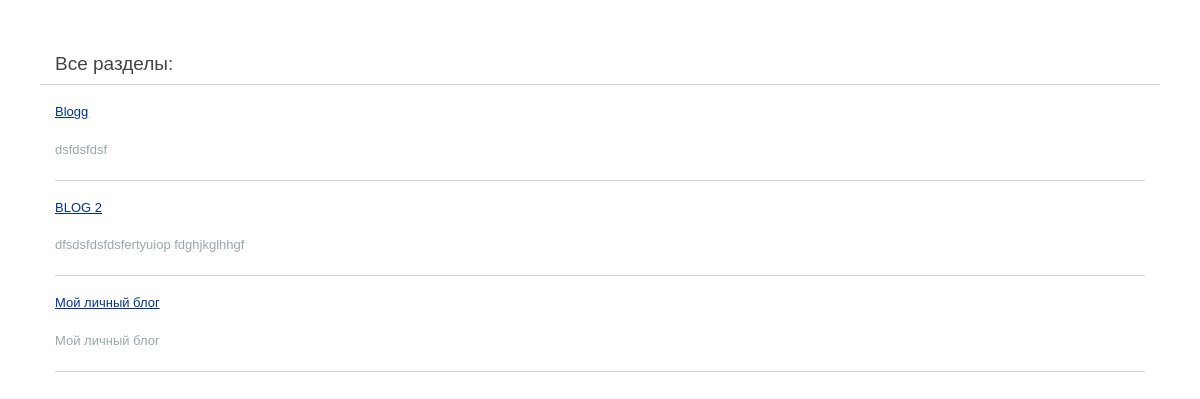
Before: / with the older database file.
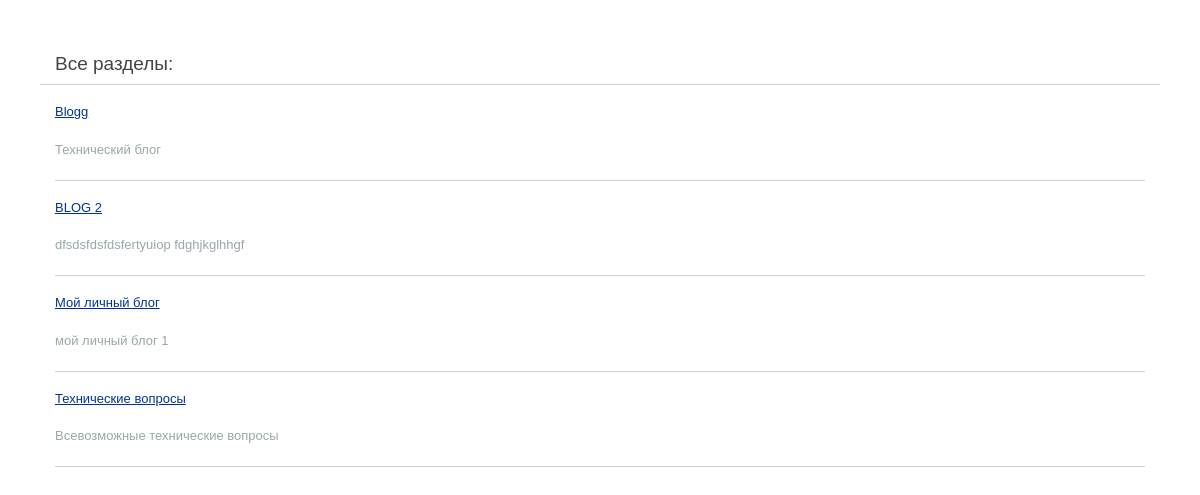
After: the same page with the newer database file.
### tables this page shows
CREATE TABLE `sd_category` (
  `id` int(11) unsigned NOT NULL AUTO_INCREMENT,
  `category_name` varchar(255) NOT NULL DEFAULT '',
  `category_descript` varchar(255) NOT NULL DEFAULT '',
  `category_url` varchar(255) NOT NULL DEFAULT '',
  `owner` varchar(255) NOT NULL DEFAULT '',
  PRIMARY KEY (`id`)
);

### www/codein/application/controllers/general.php (called while the page is built, shortened)
<?php if ( ! defined('BASEPATH')) exit('No direct script access allowed');
class General extends CI_Controller {
public function __construct()
	{
	$this->load->database();
	}
	public function index()
	{
$data['page_title'] = "Все разделы";
$data['list_category']  = $this->db->query("SELECT * FROM sd_category");
		$this->load->view('template/header_view',$data);
		$this->load->view('template/list_category_view',$data);
		$this->load->view('template/footer_view',$data);
	}
}
?>

### www/index.php (called while the page is built, shortened)
<?php
require_once BASEPATH.'core/CodeIgniter.php';

### www/codein/application/views/template/list_category_view.php (the view, shortened to what this page needs)
<div class="container theme-showcase">
	<h1>Все разделы:</h1>
	<div id="body">
<?php foreach ($list_category->result()  as $item):?>
<div class="row">
<div class="col-sm-5">
<h4><a href="<?php echo base_url();?>category/<?php echo $item->category_url;?>"><?php echo $item->category_name;?></a></h4>
<p class="descript"><?php echo $item->category_descript;?></p>
</div>
</div>
<p class="footer"></p>
<?php endforeach;?>
</div>
</div>

### www/codein/application/views/template/header_view.php (shortened to what this page needs)
<!DOCTYPE html>
<html lang="en">
<head>
<link rel="stylesheet" href="<?php echo base_url();?>css/bootstrap-theme.min.css">
<link href='<?php echo base_url();?>css/style.css' rel='stylesheet' type='text/css'>
</head>
<body>

### www/codein/application/views/template/header_view.php (style rules this page uses)
body { background-color: #fff; margin: 40px; font: 13px/20px normal Helvetica, Arial, sans-serif; color: #4F5155; }
a { color: #003399; background-color: transparent; font-weight: normal; }
h1 { color: #444; background-color: transparent; border-bottom: 1px solid #D0D0D0; font-size: 19px; font-weight: normal; margin: 0 0 14px 0; padding: 14px 15px 10px 15px; }
#body { margin: 0 15px 0 15px; }
p.descript { color:#99a8aa; }
p.footer { text-align: right; font-size: 11px; border-top: 1px solid #D0D0D0; line-height: 32px; padding: 0 10px 0 10px; margin: 20px 0 0 0; }

Changed rows visible on the page:
changed sd_category "Blogg": category_descript "dsfdsfdsf" → "Технический блог"
changed sd_category "Мой личный блог": category_descript "Мой личный блог" → "мой личный блог 1"
added sd_category: category_name "Технические вопросы", category_descript "Всевозможные технические вопросы"
